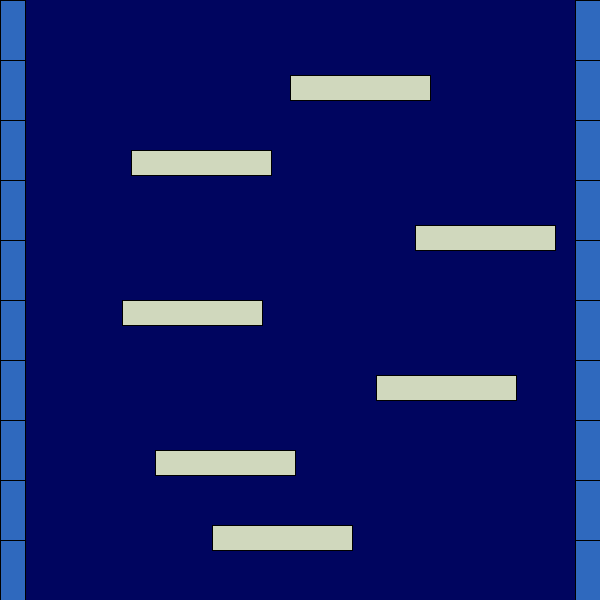
Frame 1 (no input)
Frame 60 (the mouse pressed at the canvas centre just before this capture): identical to frame 1, image omitted
Frame 120 (the mouse held since frame 60 and released just before this capture): identical to frame 1, image omitted

The Processing sketch that drew this single still picture (run headless with seeded random() and noise(); from frame 60 on, the mouse is pressed at the canvas centre):

// Processing sketch: week03_5_processing_NS_SHAFT_02_draw_floor
// ── week03_5_processing_NS_SHAFT_02_draw_floor.pde
// week03_5_processing_NS_SHAFT_02_draw_floor
// 修改自 week03_4_processing_NS_SHAFT_01_build_wall
// 小朋友下樓梯 現在加上地板
void setup(){
  size(600, 600); // 小畫家截 YouTube 圖片, 得到大小
  for (int i=0; i<20; i++) floorX[i] = int(random(25, 600-140-25));
}
int [] floorX = new int[20]; // 準備20個地板
void draw(){
  background(0, 5, 95); // 小畫家的吸管「吸色彩」再編輯 
  fill(47, 105, 190); // 左右磚的色彩
  for(int i=0; i<=10; i++){
    rect(0, i*60, 25, 60); // 左邊的牆
    rect(600-25, i*60, 25, 60); // 右邊的牆
  }
  fill(208, 216, 189); // 畫地板
  // rect(200, 200, 140, 25) // 大概量一下寬度140
  for (int i=0; i<=10; i++){
    rect(floorX[i], 75+i*75, 140, 25);
  }
}
